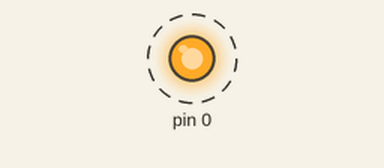
A sketch run on a simulated Arduino Uno, built with avr-gcc and run on an emulated ATmega328P. Shown: output pins drawn as LEDs (lit = HIGH). Dashed ring = blinking.

Above: at 0.02 s.
Timing chart, 0 to 3.0 s (numbered marks = the images above):
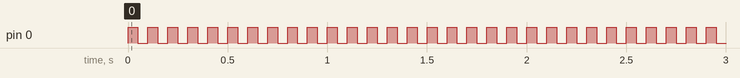

The sketch:

solenoidTest.ino
```cpp
float freq = 10;
float delayTime = 1/freq / 2 * 1000;

void setup() {
  // put your setup code here, to run once:
  pinMode(0, OUTPUT);
//  pinMode(13, OUTPUT);

}

void loop() {
  // put your main code here, to run repeatedly:
  digitalWrite(0, HIGH);
//  digitalWrite(13, HIGH);
  delay(delayTime);
  digitalWrite(0, LOW);
//  digitalWrite(13, LOW);
  delay(delayTime);
}
```

Measured:
- by itself, pin 0: alternates HIGH for 0.05 s and LOW for 0.05 s
